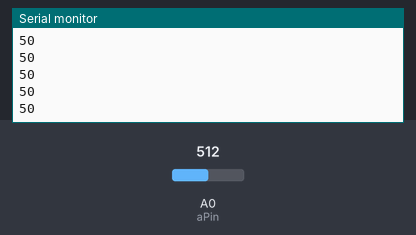
Simulated run of this sketch. Board: Arduino Uno, built with avr-gcc and run on an emulated ATmega328P. Parts: the last lines printed to the serial monitor. The test bench sets the inputs (shaded band); at power-on: A0 (aPin) = 512.

Above: at 1.2 s.
1.3 s: A0 (aPin) set to 716
At 2.1 s:
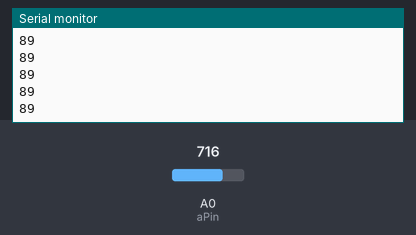
2.8 s: A0 (aPin) set to 900
At 3.5 s:
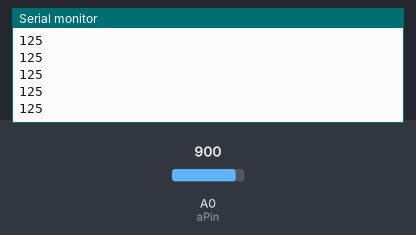
Timing chart, 0 to 5.8 s (numbered marks = the images above; inputs shaded):
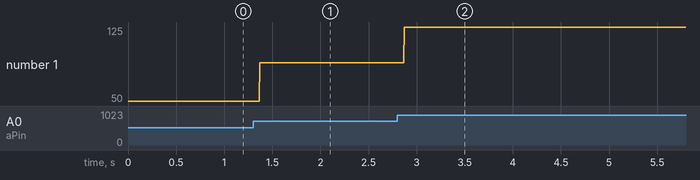

The sketch:

lm35_sensor.ino
```cpp
int aPin=A0;
void setup() {
  // put your setup code here, to run once:
  Serial.begin(9600);

}

void loop() {
  // put your main code here, to run repeatedly:
  int number = analogRead(A0);
  int reading = map(number,0,1023,-50,150);
  Serial.println(reading);

}
```

Measured:
- after the input at 1.3 s, the serial monitor: prints a new line after 0.07 s (image 1)
- after the input at 2.8 s, the serial monitor: prints a new line after 0.07 s (image 2)
- plotted number 1: 50 → 89 after the input at 1.3 s, 89 → 125 after the input at 2.8 s
